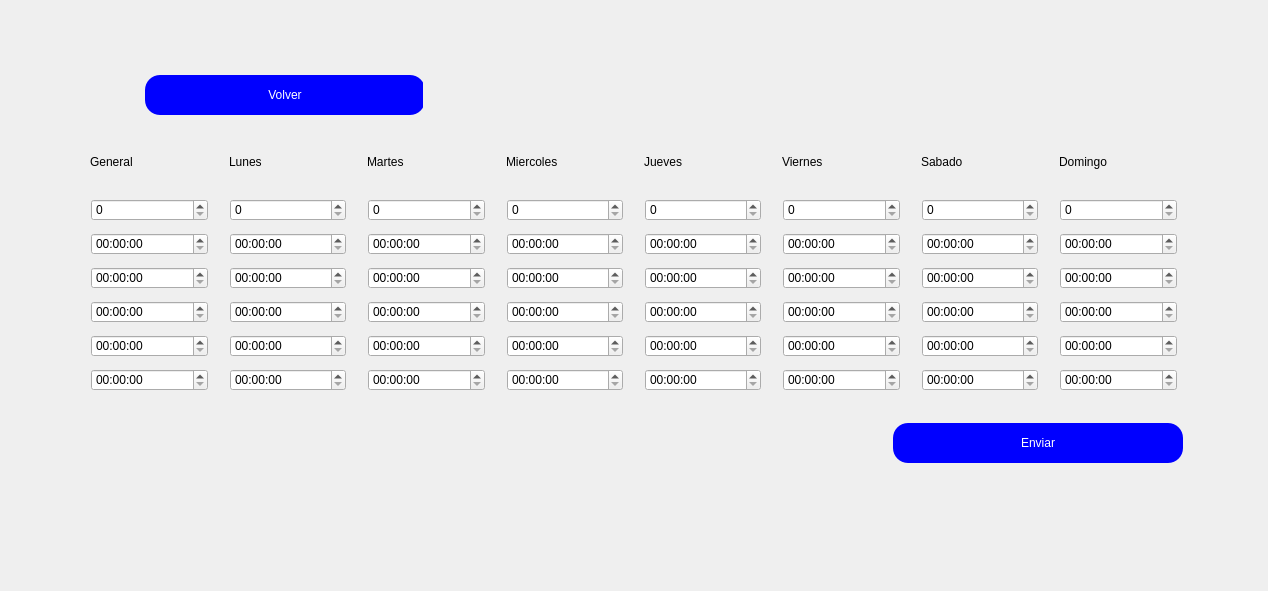
<?xml version="1.0" encoding="UTF-8"?>
<ui version="4.0">
 <class>MainWindow</class>
 <widget class="QMainWindow" name="MainWindow">
  <property name="geometry">
   <rect>
    <x>0</x>
    <y>0</y>
    <width>1268</width>
    <height>591</height>
   </rect>
  </property>
  <property name="windowTitle">
   <string>MainWindow</string>
  </property>
  <widget class="QWidget" name="centralwidget">
   <layout class="QHBoxLayout" name="horizontalLayout_3">
    <item>
     <widget class="QFrame" name="Fondo">
      <property name="styleSheet">
       <string notr="true">QFrame {
    background-image: url(../Graficos/2.jpg);
    background-repeat: no-repeat;
    background-position: center;
    background-color: transparent;
}</string>
      </property>
      <property name="frameShape">
       <enum>QFrame::StyledPanel</enum>
      </property>
      <property name="frameShadow">
       <enum>QFrame::Raised</enum>
      </property>
      <layout class="QVBoxLayout" name="verticalLayout_10" stretch="15,15,70,15,25">
       <property name="spacing">
        <number>0</number>
       </property>
       <property name="leftMargin">
        <number>0</number>
       </property>
       <property name="topMargin">
        <number>0</number>
       </property>
       <property name="rightMargin">
        <number>0</number>
       </property>
       <property name="bottomMargin">
        <number>0</number>
       </property>
       <item>
        <spacer name="verticalSpacer">
         <property name="orientation">
          <enum>Qt::Vertical</enum>
         </property>
         <property name="sizeHint" stdset="0">
          <size>
           <width>20</width>
           <height>40</height>
          </size>
         </property>
        </spacer>
       </item>
       <item>
        <widget class="QFrame" name="Volver_frame">
         <property name="styleSheet">
          <string notr="true">QFrame {
    background: transparent;
}</string>
         </property>
         <property name="frameShape">
          <enum>QFrame::StyledPanel</enum>
         </property>
         <property name="frameShadow">
          <enum>QFrame::Raised</enum>
         </property>
         <layout class="QHBoxLayout" name="horizontalLayout_2" stretch="12,25,75">
          <property name="spacing">
           <number>0</number>
          </property>
          <property name="leftMargin">
           <number>0</number>
          </property>
          <property name="topMargin">
           <number>0</number>
          </property>
          <property name="rightMargin">
           <number>0</number>
          </property>
          <property name="bottomMargin">
           <number>0</number>
          </property>
          <item>
           <spacer name="horizontalSpacer_3">
            <property name="orientation">
             <enum>Qt::Horizontal</enum>
            </property>
            <property name="sizeHint" stdset="0">
             <size>
              <width>40</width>
              <height>20</height>
             </size>
            </property>
           </spacer>
          </item>
          <item>
           <widget class="QFrame" name="Volver">
            <property name="styleSheet">
             <string notr="true">QFrame {
    background: transparent;
}</string>
            </property>
            <property name="frameShape">
             <enum>QFrame::StyledPanel</enum>
            </property>
            <property name="frameShadow">
             <enum>QFrame::Raised</enum>
            </property>
            <widget class="QPushButton" name="volver_boton">
             <property name="geometry">
              <rect>
               <x>0</x>
               <y>3</y>
               <width>280</width>
               <height>40</height>
              </rect>
             </property>
             <property name="styleSheet">
              <string notr="true">QPushButton {
    background-color: blue;  /* Cambia 'green' al color que prefieras */
    color: white;  /* Cambia 'white' al color del texto que prefieras */
border rad
}
QPushButton { border-radius: 15px; /* Ajusta el valor para hacer el botón más o menos redondeado / background-color: #3498db; / Color de fondo del botón / color: white; / Color del texto del botón / border: 12px solid #2980b9; / Borde del botón */ }</string>
             </property>
             <property name="text">
              <string>Volver</string>
             </property>
            </widget>
           </widget>
          </item>
          <item>
           <spacer name="Volver_espacio">
            <property name="orientation">
             <enum>Qt::Horizontal</enum>
            </property>
            <property name="sizeHint" stdset="0">
             <size>
              <width>40</width>
              <height>20</height>
             </size>
            </property>
           </spacer>
          </item>
         </layout>
        </widget>
       </item>
       <item>
        <widget class="QFrame" name="Semana_frame">
         <property name="styleSheet">
          <string notr="true">QFrame {
    background: transparent;
}</string>
         </property>
         <property name="frameShape">
          <enum>QFrame::StyledPanel</enum>
         </property>
         <property name="frameShadow">
          <enum>QFrame::Raised</enum>
         </property>
         <layout class="QHBoxLayout" name="horizontalLayout" stretch="25,50,50,50,50,50,50,50,50,25">
          <property name="spacing">
           <number>0</number>
          </property>
          <property name="leftMargin">
           <number>0</number>
          </property>
          <property name="topMargin">
           <number>0</number>
          </property>
          <property name="rightMargin">
           <number>0</number>
          </property>
          <property name="bottomMargin">
           <number>0</number>
          </property>
          <item>
           <spacer name="horizontalSpacer_2">
            <property name="orientation">
             <enum>Qt::Horizontal</enum>
            </property>
            <property name="sizeHint" stdset="0">
             <size>
              <width>40</width>
              <height>20</height>
             </size>
            </property>
           </spacer>
          </item>
          <item>
           <widget class="QFrame" name="General_frame">
            <property name="styleSheet">
             <string notr="true">QFrame {
    background: transparent;
}</string>
            </property>
            <property name="frameShape">
             <enum>QFrame::StyledPanel</enum>
            </property>
            <property name="frameShadow">
             <enum>QFrame::Raised</enum>
            </property>
            <layout class="QVBoxLayout" name="verticalLayout_2" stretch="1,6">
             <item>
              <widget class="QLabel" name="cartel_general">
               <property name="styleSheet">
                <string notr="true"/>
               </property>
               <property name="text">
                <string>General</string>
               </property>
              </widget>
             </item>
             <item>
              <widget class="QFrame" name="Horarios_general">
               <property name="styleSheet">
                <string notr="true">QFrame {
    background: transparent;
}</string>
               </property>
               <property name="frameShape">
                <enum>QFrame::StyledPanel</enum>
               </property>
               <property name="frameShadow">
                <enum>QFrame::Raised</enum>
               </property>
               <layout class="QVBoxLayout" name="verticalLayout">
                <property name="spacing">
                 <number>0</number>
                </property>
                <property name="leftMargin">
                 <number>0</number>
                </property>
                <property name="topMargin">
                 <number>0</number>
                </property>
                <property name="rightMargin">
                 <number>0</number>
                </property>
                <property name="bottomMargin">
                 <number>0</number>
                </property>
                <item>
                 <widget class="QSpinBox" name="lm_grl">
                  <property name="styleSheet">
                   <string notr="true"/>
                  </property>
                 </widget>
                </item>
                <item>
                 <widget class="QTimeEdit" name="grl_tm1">
                  <property name="styleSheet">
                   <string notr="true"/>
                  </property>
                 </widget>
                </item>
                <item>
                 <widget class="QTimeEdit" name="grl_tm2"/>
                </item>
                <item>
                 <widget class="QTimeEdit" name="grl_tm3"/>
                </item>
                <item>
                 <widget class="QTimeEdit" name="grl_tm4"/>
                </item>
                <item>
                 <widget class="QTimeEdit" name="grl_tm5"/>
                </item>
               </layout>
              </widget>
             </item>
            </layout>
           </widget>
          </item>
          <item>
           <widget class="QFrame" name="Lunes_frame">
            <property name="styleSheet">
             <string notr="true">QFrame {
    background: transparent;
}</string>
            </property>
            <property name="frameShape">
             <enum>QFrame::StyledPanel</enum>
            </property>
            <property name="frameShadow">
             <enum>QFrame::Raised</enum>
            </property>
            <layout class="QVBoxLayout" name="verticalLayout_3" stretch="1,6">
             <item>
              <widget class="QLabel" name="cartel_lunes">
               <property name="text">
                <string>Lunes</string>
               </property>
              </widget>
             </item>
             <item>
              <widget class="QFrame" name="Horarios_lunes">
               <property name="styleSheet">
                <string notr="true">QFrame {
    background: transparent;
}</string>
               </property>
               <property name="frameShape">
                <enum>QFrame::StyledPanel</enum>
               </property>
               <property name="frameShadow">
                <enum>QFrame::Raised</enum>
               </property>
               <layout class="QVBoxLayout" name="verticalLayout_11">
                <property name="spacing">
                 <number>0</number>
                </property>
                <property name="leftMargin">
                 <number>0</number>
                </property>
                <property name="topMargin">
                 <number>0</number>
                </property>
                <property name="rightMargin">
                 <number>0</number>
                </property>
                <property name="bottomMargin">
                 <number>0</number>
                </property>
                <item>
                 <widget class="QSpinBox" name="lm_lu"/>
                </item>
                <item>
                 <widget class="QTimeEdit" name="lu_tm1"/>
                </item>
                <item>
                 <widget class="QTimeEdit" name="lu_tm2"/>
                </item>
                <item>
                 <widget class="QTimeEdit" name="lu_tm3"/>
                </item>
                <item>
                 <widget class="QTimeEdit" name="lu_tm4"/>
                </item>
                <item>
                 <widget class="QTimeEdit" name="lu_tm5"/>
                </item>
               </layout>
              </widget>
             </item>
            </layout>
           </widget>
          </item>
          <item>
           <widget class="QFrame" name="Martes_frame">
            <property name="styleSheet">
             <string notr="true">QFrame {
    background: transparent;
}</string>
            </property>
            <property name="frameShape">
             <enum>QFrame::StyledPanel</enum>
            </property>
            <property name="frameShadow">
             <enum>QFrame::Raised</enum>
            </property>
            <layout class="QVBoxLayout" name="verticalLayout_4" stretch="1,6">
             <item>
              <widget class="QLabel" name="cartel_martes">
               <property name="text">
                <string>Martes</string>
               </property>
              </widget>
             </item>
             <item>
              <widget class="QFrame" name="Horarios_martes">
               <property name="styleSheet">
                <string notr="true">QFrame {
    background: transparent;
}</string>
               </property>
               <property name="frameShape">
                <enum>QFrame::StyledPanel</enum>
               </property>
               <property name="frameShadow">
                <enum>QFrame::Raised</enum>
               </property>
               <layout class="QVBoxLayout" name="verticalLayout_12">
                <property name="spacing">
                 <number>0</number>
                </property>
                <property name="leftMargin">
                 <number>0</number>
                </property>
                <property name="topMargin">
                 <number>0</number>
                </property>
                <property name="rightMargin">
                 <number>0</number>
                </property>
                <property name="bottomMargin">
                 <number>0</number>
                </property>
                <item>
                 <widget class="QSpinBox" name="lm_mt"/>
                </item>
                <item>
                 <widget class="QTimeEdit" name="mt_tm1"/>
                </item>
                <item>
                 <widget class="QTimeEdit" name="mt_tm2"/>
                </item>
                <item>
                 <widget class="QTimeEdit" name="mt_tm3"/>
                </item>
                <item>
                 <widget class="QTimeEdit" name="mt_tm4"/>
                </item>
                <item>
                 <widget class="QTimeEdit" name="mt_tm5"/>
                </item>
               </layout>
              </widget>
             </item>
            </layout>
           </widget>
          </item>
          <item>
           <widget class="QFrame" name="Miercoles_frame">
            <property name="styleSheet">
             <string notr="true">QFrame {
    background: transparent;
}</string>
            </property>
            <property name="frameShape">
             <enum>QFrame::StyledPanel</enum>
            </property>
            <property name="frameShadow">
             <enum>QFrame::Raised</enum>
            </property>
            <layout class="QVBoxLayout" name="verticalLayout_5" stretch="1,6">
             <item>
              <widget class="QLabel" name="cartel_miercoles">
               <property name="text">
                <string>Miercoles</string>
               </property>
              </widget>
             </item>
             <item>
              <widget class="QFrame" name="Horarios_miercoles">
               <property name="styleSheet">
                <string notr="true">QFrame {
    background: transparent;
}</string>
               </property>
               <property name="frameShape">
                <enum>QFrame::StyledPanel</enum>
               </property>
               <property name="frameShadow">
                <enum>QFrame::Raised</enum>
               </property>
               <layout class="QVBoxLayout" name="verticalLayout_13">
                <property name="spacing">
                 <number>0</number>
                </property>
                <property name="leftMargin">
                 <number>0</number>
                </property>
                <property name="topMargin">
                 <number>0</number>
                </property>
                <property name="rightMargin">
                 <number>0</number>
                </property>
                <property name="bottomMargin">
                 <number>0</number>
                </property>
                <item>
                 <widget class="QSpinBox" name="lm_mc"/>
                </item>
                <item>
                 <widget class="QTimeEdit" name="mc_tm1"/>
                </item>
                <item>
                 <widget class="QTimeEdit" name="mc_tm2"/>
                </item>
                <item>
                 <widget class="QTimeEdit" name="mc_tm3"/>
                </item>
                <item>
                 <widget class="QTimeEdit" name="mc_tm4"/>
                </item>
                <item>
                 <widget class="QTimeEdit" name="mc_tm5"/>
                </item>
               </layout>
              </widget>
             </item>
            </layout>
           </widget>
          </item>
          <item>
           <widget class="QFrame" name="Jueves_frame">
            <property name="styleSheet">
             <string notr="true">QFrame {
    background: transparent;
}</string>
            </property>
            <property name="frameShape">
             <enum>QFrame::StyledPanel</enum>
            </property>
            <property name="frameShadow">
             <enum>QFrame::Raised</enum>
            </property>
            <layout class="QVBoxLayout" name="verticalLayout_6" stretch="1,6">
             <item>
              <widget class="QLabel" name="cartel_jueves">
               <property name="text">
                <string>Jueves</string>
               </property>
              </widget>
             </item>
             <item>
              <widget class="QFrame" name="Horarios_jueves">
               <property name="styleSheet">
                <string notr="true">QFrame {
    background: transparent;
}</string>
               </property>
               <property name="frameShape">
                <enum>QFrame::StyledPanel</enum>
               </property>
               <property name="frameShadow">
                <enum>QFrame::Raised</enum>
               </property>
               <layout class="QVBoxLayout" name="verticalLayout_14">
                <property name="spacing">
                 <number>0</number>
                </property>
                <property name="leftMargin">
                 <number>0</number>
                </property>
                <property name="topMargin">
                 <number>0</number>
                </property>
                <property name="rightMargin">
                 <number>0</number>
                </property>
                <property name="bottomMargin">
                 <number>0</number>
                </property>
                <item>
                 <widget class="QSpinBox" name="lm_jv"/>
                </item>
                <item>
                 <widget class="QTimeEdit" name="jv_tm1"/>
                </item>
                <item>
                 <widget class="QTimeEdit" name="jv_tm2"/>
                </item>
                <item>
                 <widget class="QTimeEdit" name="jv_tm3"/>
                </item>
                <item>
                 <widget class="QTimeEdit" name="jv_tm4"/>
                </item>
                <item>
                 <widget class="QTimeEdit" name="jv_tm5"/>
                </item>
               </layout>
              </widget>
             </item>
            </layout>
           </widget>
          </item>
          <item>
           <widget class="QFrame" name="Viernes_frame">
            <property name="styleSheet">
             <string notr="true">QFrame {
    background: transparent;
}</string>
            </property>
            <property name="frameShape">
             <enum>QFrame::StyledPanel</enum>
            </property>
            <property name="frameShadow">
             <enum>QFrame::Raised</enum>
            </property>
            <layout class="QVBoxLayout" name="verticalLayout_7" stretch="1,6">
             <item>
              <widget class="QLabel" name="cartel_viernes">
               <property name="text">
                <string>Viernes</string>
               </property>
              </widget>
             </item>
             <item>
              <widget class="QFrame" name="Horarios_viernes">
               <property name="styleSheet">
                <string notr="true">QFrame {
    background: transparent;
}</string>
               </property>
               <property name="frameShape">
                <enum>QFrame::StyledPanel</enum>
               </property>
               <property name="frameShadow">
                <enum>QFrame::Raised</enum>
               </property>
               <layout class="QVBoxLayout" name="verticalLayout_15">
                <property name="spacing">
                 <number>0</number>
                </property>
                <property name="leftMargin">
                 <number>0</number>
                </property>
                <property name="topMargin">
                 <number>0</number>
                </property>
                <property name="rightMargin">
                 <number>0</number>
                </property>
                <property name="bottomMargin">
                 <number>0</number>
                </property>
                <item>
                 <widget class="QSpinBox" name="lm_vn"/>
                </item>
                <item>
                 <widget class="QTimeEdit" name="vn_tm1"/>
                </item>
                <item>
                 <widget class="QTimeEdit" name="vn_tm2"/>
                </item>
                <item>
                 <widget class="QTimeEdit" name="vn_tm3"/>
                </item>
                <item>
                 <widget class="QTimeEdit" name="vn_tm4"/>
                </item>
                <item>
                 <widget class="QTimeEdit" name="vn_tm5"/>
                </item>
               </layout>
              </widget>
             </item>
            </layout>
           </widget>
          </item>
          <item>
           <widget class="QFrame" name="Sabado_frame">
            <property name="styleSheet">
             <string notr="true">QFrame {
    background: transparent;
}</string>
            </property>
            <property name="frameShape">
             <enum>QFrame::StyledPanel</enum>
            </property>
            <property name="frameShadow">
             <enum>QFrame::Raised</enum>
            </property>
            <layout class="QVBoxLayout" name="verticalLayout_8" stretch="1,6">
             <item>
              <widget class="QLabel" name="cartel_sabado">
               <property name="text">
                <string>Sabado</string>
               </property>
              </widget>
             </item>
             <item>
              <widget class="QFrame" name="Horario_sabado">
               <property name="styleSheet">
                <string notr="true">QFrame {
    background: transparent;
}</string>
               </property>
               <property name="frameShape">
                <enum>QFrame::StyledPanel</enum>
               </property>
               <property name="frameShadow">
                <enum>QFrame::Raised</enum>
               </property>
               <layout class="QVBoxLayout" name="verticalLayout_16">
                <property name="spacing">
                 <number>0</number>
                </property>
                <property name="leftMargin">
                 <number>0</number>
                </property>
                <property name="topMargin">
                 <number>0</number>
                </property>
                <property name="rightMargin">
                 <number>0</number>
                </property>
                <property name="bottomMargin">
                 <number>0</number>
                </property>
                <item>
                 <widget class="QSpinBox" name="lm_sb"/>
                </item>
                <item>
                 <widget class="QTimeEdit" name="sb_tm1"/>
                </item>
                <item>
                 <widget class="QTimeEdit" name="sb_tm2"/>
                </item>
                <item>
                 <widget class="QTimeEdit" name="sb_tm3"/>
                </item>
                <item>
                 <widget class="QTimeEdit" name="sb_tm4"/>
                </item>
                <item>
                 <widget class="QTimeEdit" name="sb_tm5"/>
                </item>
               </layout>
              </widget>
             </item>
            </layout>
           </widget>
          </item>
          <item>
           <widget class="QFrame" name="Domingo_frame">
            <property name="styleSheet">
             <string notr="true">QFrame {
    background: transparent;
}</string>
            </property>
            <property name="frameShape">
             <enum>QFrame::StyledPanel</enum>
            </property>
            <property name="frameShadow">
             <enum>QFrame::Raised</enum>
            </property>
            <layout class="QVBoxLayout" name="verticalLayout_9" stretch="1,6">
             <item>
              <widget class="QLabel" name="cartel_domingo">
               <property name="text">
                <string>Domingo</string>
               </property>
              </widget>
             </item>
             <item>
              <widget class="QFrame" name="Horarios_domingo">
               <property name="styleSheet">
                <string notr="true">QFrame {
    background: transparent;
}</string>
               </property>
               <property name="frameShape">
                <enum>QFrame::StyledPanel</enum>
               </property>
               <property name="frameShadow">
                <enum>QFrame::Raised</enum>
               </property>
               <layout class="QVBoxLayout" name="verticalLayout_17">
                <property name="spacing">
                 <number>0</number>
                </property>
                <property name="leftMargin">
                 <number>0</number>
                </property>
                <property name="topMargin">
                 <number>0</number>
                </property>
                <property name="rightMargin">
                 <number>0</number>
                </property>
                <property name="bottomMargin">
                 <number>0</number>
                </property>
                <item>
                 <widget class="QSpinBox" name="lm_dg"/>
                </item>
                <item>
                 <widget class="QTimeEdit" name="dg_tm1"/>
                </item>
                <item>
                 <widget class="QTimeEdit" name="dg_tm2"/>
                </item>
                <item>
                 <widget class="QTimeEdit" name="dg_tm3"/>
                </item>
                <item>
                 <widget class="QTimeEdit" name="dg_tm4"/>
                </item>
                <item>
                 <widget class="QTimeEdit" name="dg_tm5"/>
                </item>
               </layout>
              </widget>
             </item>
            </layout>
           </widget>
          </item>
          <item>
           <spacer name="horizontalSpacer">
            <property name="orientation">
             <enum>Qt::Horizontal</enum>
            </property>
            <property name="sizeHint" stdset="0">
             <size>
              <width>40</width>
              <height>20</height>
             </size>
            </property>
           </spacer>
          </item>
         </layout>
        </widget>
       </item>
       <item>
        <widget class="QFrame" name="Enviar_frame">
         <property name="styleSheet">
          <string notr="true">QFrame {
    background: transparent;
}</string>
         </property>
         <property name="frameShape">
          <enum>QFrame::StyledPanel</enum>
         </property>
         <property name="frameShadow">
          <enum>QFrame::Raised</enum>
         </property>
         <layout class="QHBoxLayout" name="horizontalLayout_4" stretch="75,25,6">
          <property name="spacing">
           <number>0</number>
          </property>
          <property name="leftMargin">
           <number>0</number>
          </property>
          <property name="topMargin">
           <number>0</number>
          </property>
          <property name="rightMargin">
           <number>0</number>
          </property>
          <property name="bottomMargin">
           <number>0</number>
          </property>
          <item>
           <spacer name="Enviar_espacio">
            <property name="orientation">
             <enum>Qt::Horizontal</enum>
            </property>
            <property name="sizeHint" stdset="0">
             <size>
              <width>40</width>
              <height>20</height>
             </size>
            </property>
           </spacer>
          </item>
          <item>
           <widget class="QFrame" name="Enviar">
            <property name="styleSheet">
             <string notr="true">QFrame {
    background: transparent;
}</string>
            </property>
            <property name="frameShape">
             <enum>QFrame::StyledPanel</enum>
            </property>
            <property name="frameShadow">
             <enum>QFrame::Raised</enum>
            </property>
            <widget class="QPushButton" name="enviar_boton">
             <property name="geometry">
              <rect>
               <x>0</x>
               <y>4</y>
               <width>290</width>
               <height>40</height>
              </rect>
             </property>
             <property name="styleSheet">
              <string notr="true">QPushButton {
    background-color: blue;  /* Cambia 'green' al color que prefieras */
    color: white;  /* Cambia 'white' al color del texto que prefieras */
border rad
}
QPushButton { border-radius: 15px; /* Ajusta el valor para hacer el botón más o menos redondeado / background-color: #3498db; / Color de fondo del botón / color: white; / Color del texto del botón / border: 12px solid #2980b9; / Borde del botón */ }</string>
             </property>
             <property name="text">
              <string>Enviar</string>
             </property>
            </widget>
           </widget>
          </item>
          <item>
           <spacer name="horizontalSpacer_4">
            <property name="orientation">
             <enum>Qt::Horizontal</enum>
            </property>
            <property name="sizeHint" stdset="0">
             <size>
              <width>40</width>
              <height>20</height>
             </size>
            </property>
           </spacer>
          </item>
         </layout>
        </widget>
       </item>
       <item>
        <spacer name="verticalSpacer_2">
         <property name="orientation">
          <enum>Qt::Vertical</enum>
         </property>
         <property name="sizeHint" stdset="0">
          <size>
           <width>20</width>
           <height>40</height>
          </size>
         </property>
        </spacer>
       </item>
      </layout>
     </widget>
    </item>
   </layout>
  </widget>
 </widget>
 <resources/>
 <connections>
  <connection>
   <sender>volver_boton</sender>
   <signal>clicked()</signal>
   <receiver>MainWindow</receiver>
   <slot>volver()</slot>
   <hints>
    <hint type="sourcelabel">
     <x>70</x>
     <y>54</y>
    </hint>
    <hint type="destinationlabel">
     <x>115</x>
     <y>78</y>
    </hint>
   </hints>
  </connection>
  <connection>
   <sender>enviar_boton</sender>
   <signal>clicked()</signal>
   <receiver>MainWindow</receiver>
   <slot>enviar_dato()</slot>
   <hints>
    <hint type="sourcelabel">
     <x>780</x>
     <y>275</y>
    </hint>
    <hint type="destinationlabel">
     <x>641</x>
     <y>274</y>
    </hint>
   </hints>
  </connection>
 </connections>
 <slots>
  <slot>volver()</slot>
  <slot>enviar_dato()</slot>
 </slots>
</ui>
